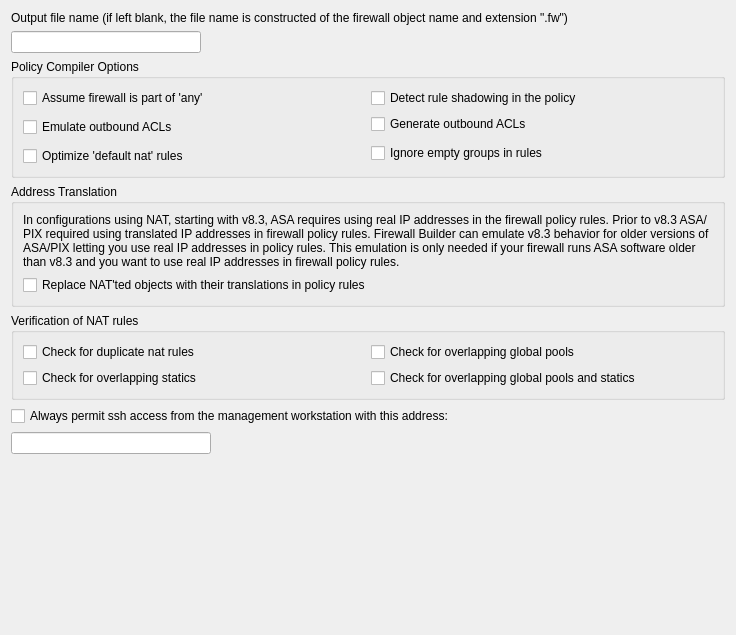
     <widget class="QWidget" name="TabPage1">
      <attribute name="title">
       <string>Compiler</string>
      </attribute>
      <layout class="QGridLayout" name="pixAdvanced_gridLayout_20">
       <item row="0" column="0" colspan="2">
        <widget class="QLabel" name="textLabel1_5">
         <property name="sizePolicy">
          <sizepolicy hsizetype="Expanding" vsizetype="Preferred">
           <horstretch>0</horstretch>
           <verstretch>0</verstretch>
          </sizepolicy>
         </property>
         <property name="text">
          <string>Output file name (if left blank, the file name is constructed of the firewall object name and extension &quot;.fw&quot;)</string>
         </property>
         <property name="alignment">
          <set>Qt::AlignVCenter</set>
         </property>
         <property name="wordWrap">
          <bool>true</bool>
         </property>
        </widget>
       </item>
       <item row="1" column="0">
        <widget class="QLineEdit" name="outputFileName">
         <property name="maximumSize">
          <size>
           <width>32767</width>
           <height>22</height>
          </size>
         </property>
        </widget>
       </item>
       <item row="1" column="1">
        <spacer name="horizontalSpacer_9">
         <property name="orientation">
          <enum>Qt::Horizontal</enum>
         </property>
         <property name="sizeHint" stdset="0">
          <size>
           <width>518</width>
           <height>20</height>
          </size>
         </property>
        </spacer>
       </item>
       <item row="2" column="0" colspan="2">
        <widget class="QGroupBox" name="frame114">
         <property name="sizePolicy">
          <sizepolicy hsizetype="Expanding" vsizetype="Preferred">
           <horstretch>0</horstretch>
           <verstretch>0</verstretch>
          </sizepolicy>
         </property>
         <property name="maximumSize">
          <size>
           <width>16777215</width>
           <height>16777215</height>
          </size>
         </property>
         <property name="title">
          <string>Policy Compiler Options</string>
         </property>
         <layout class="QGridLayout" name="pixAdvanced_gridLayout_3">
          <item row="0" column="0">
           <widget class="QCheckBox" name="pix_assume_fw_part_of_any">
            <property name="toolTip">
             <string>Generate rules assuming the firewall is part of &quot;Any&quot;. This makes a difference in rules that use services 'ssh' and 'telnet' since PIX uses special commands to control ssh and telnet access to the firewall machine</string>
            </property>
            <property name="text">
             <string>Assume firewall is part of 'any'</string>
            </property>
           </widget>
          </item>
          <item row="0" column="1">
           <widget class="QCheckBox" name="pix_check_shadowing">
            <property name="toolTip">
             <string>Shadowing happens because a rule is a superset of a subsequent rule and any packets potentially matched by the subsequent rule have already been matched by the prior rule.</string>
            </property>
            <property name="text">
             <string>Detect rule shadowing in the policy</string>
            </property>
           </widget>
          </item>
          <item row="1" column="0" rowspan="2">
           <widget class="QCheckBox" name="pix_emulate_out_acl">
            <property name="toolTip">
             <string>Normally PIX does not support outbound ACL, however policy compiler can emulate them if this option is turned on</string>
            </property>
            <property name="text">
             <string>Emulate outbound ACLs</string>
            </property>
           </widget>
          </item>
          <item row="1" column="1">
           <widget class="QCheckBox" name="pix_generate_out_acl">
            <property name="toolTip">
             <string>Normally PIX does not support ouotbound ACL, however policy compiler can emulate them if this option is turned on</string>
            </property>
            <property name="text">
             <string>Generate outbound ACLs</string>
            </property>
           </widget>
          </item>
          <item row="2" column="1" rowspan="2">
           <widget class="QCheckBox" name="pix_ignore_empty_groups">
            <property name="toolTip">
             <string>If the option is deactivated, compiler treats empty groups as an error and aborts processing the policy. If this option is activated, compiler removes all empty groups from all rule elements. If rule element becomes 'any' after the last empty group has been removed, the whole rule will be ignored. Use this option only if you fully understand how it works!</string>
            </property>
            <property name="text">
             <string>Ignore empty groups in rules</string>
            </property>
           </widget>
          </item>
          <item row="3" column="0">
           <widget class="QCheckBox" name="pix_optimize_default_nat">
            <property name="toolTip">
             <string>In nat rules where network zone object is used in OSrc, ODst and OSrv are 'any' and TSrc defines a global pool for the translation, replace object in OSrc with 'any' to produce PIX command &quot;nat (interface) N 0.0.0.0 0.0.0.0&quot;</string>
            </property>
            <property name="text">
             <string>Optimize 'default nat' rules</string>
            </property>
           </widget>
          </item>
         </layout>
        </widget>
       </item>
       <item row="3" column="0" colspan="2">
        <widget class="QGroupBox" name="groupBox_2">
         <property name="title">
          <string>Address Translation</string>
         </property>
         <layout class="QGridLayout" name="pixAdvanced_gridLayout_18">
          <item row="0" column="0">
           <widget class="QLabel" name="label_9">
            <property name="text">
             <string>In configurations using NAT, starting with v8.3, ASA requires using real IP addresses in the firewall policy rules. Prior to v8.3 ASA/PIX required using translated IP addresses in firewall policy rules. Firewall Builder can emulate v8.3 behavior for older versions of ASA/PIX letting you use real IP addresses in policy rules. This emulation is only needed if your firewall runs ASA software older than v8.3 and you want to use real IP addresses in firewall policy rules.</string>
            </property>
            <property name="wordWrap">
             <bool>true</bool>
            </property>
           </widget>
          </item>
          <item row="1" column="0">
           <widget class="QCheckBox" name="pix_replace_natted_objects">
            <property name="sizePolicy">
             <sizepolicy hsizetype="Minimum" vsizetype="Fixed">
              <horstretch>0</horstretch>
              <verstretch>0</verstretch>
             </sizepolicy>
            </property>
            <property name="toolTip">
             <string>PIX inspects packets with ACLs before it does NAT, while many other firewalls do NAT first and then apply ACLs. Policy compiler can emulate the latter behaviour if this options is turned on.</string>
            </property>
            <property name="text">
             <string>Replace NAT'ted objects with their translations in policy rules</string>
            </property>
           </widget>
          </item>
         </layout>
        </widget>
       </item>
       <item row="4" column="0" colspan="2">
        <widget class="QGroupBox" name="frame153">
         <property name="sizePolicy">
          <sizepolicy hsizetype="Expanding" vsizetype="Preferred">
           <horstretch>0</horstretch>
           <verstretch>0</verstretch>
          </sizepolicy>
         </property>
         <property name="maximumSize">
          <size>
           <width>16777215</width>
           <height>16777215</height>
          </size>
         </property>
         <property name="title">
          <string>Verification of NAT rules</string>
         </property>
         <layout class="QGridLayout" name="pixAdvanced_gridLayout_17">
          <property name="verticalSpacing">
           <number>-1</number>
          </property>
          <item row="0" column="0">
           <widget class="QCheckBox" name="pix_check_duplicate_nat">
            <property name="text">
             <string>Check for duplicate nat rules</string>
            </property>
           </widget>
          </item>
          <item row="2" column="0">
           <widget class="QCheckBox" name="pix_check_overlapping_statics">
            <property name="text">
             <string>Check for overlapping statics</string>
            </property>
           </widget>
          </item>
          <item row="0" column="1">
           <widget class="QCheckBox" name="pix_check_overlapping_global_pools">
            <property name="text">
             <string>Check for overlapping global pools</string>
            </property>
           </widget>
          </item>
          <item row="2" column="1">
           <widget class="QCheckBox" name="pix_check_overlapping_global_statics">
            <property name="sizePolicy">
             <sizepolicy hsizetype="Minimum" vsizetype="Fixed">
              <horstretch>0</horstretch>
              <verstretch>0</verstretch>
             </sizepolicy>
            </property>
            <property name="text">
             <string>Check for overlapping global pools and statics</string>
            </property>
           </widget>
          </item>
         </layout>
        </widget>
       </item>
       <item row="5" column="0" colspan="2">
        <layout class="QGridLayout" name="pixAdvanced_gridLayout_4">
         <item row="0" column="0" colspan="2">
          <widget class="QCheckBox" name="mgmt_ssh">
           <property name="text">
            <string>Always permit ssh access from the management workstation with this address:</string>
           </property>
          </widget>
         </item>
         <item row="1" column="0">
          <widget class="QLineEdit" name="mgmt_addr">
           <property name="sizePolicy">
            <sizepolicy hsizetype="Expanding" vsizetype="Fixed">
             <horstretch>0</horstretch>
             <verstretch>0</verstretch>
            </sizepolicy>
           </property>
           <property name="minimumSize">
            <size>
             <width>200</width>
             <height>0</height>
            </size>
           </property>
           <property name="maximumSize">
            <size>
             <width>32767</width>
             <height>22</height>
            </size>
           </property>
          </widget>
         </item>
         <item row="1" column="1">
          <spacer name="horizontalSpacer_2">
           <property name="orientation">
            <enum>Qt::Horizontal</enum>
           </property>
           <property name="sizeHint" stdset="0">
            <size>
             <width>508</width>
             <height>20</height>
            </size>
           </property>
          </spacer>
         </item>
        </layout>
       </item>
       <item row="6" column="0">
        <spacer>
         <property name="orientation">
          <enum>Qt::Vertical</enum>
         </property>
         <property name="sizeType">
          <enum>QSizePolicy::Expanding</enum>
         </property>
         <property name="sizeHint" stdset="0">
          <size>
           <width>20</width>
           <height>170</height>
          </size>
         </property>
        </spacer>
       </item>
      </layout>
     </widget>
